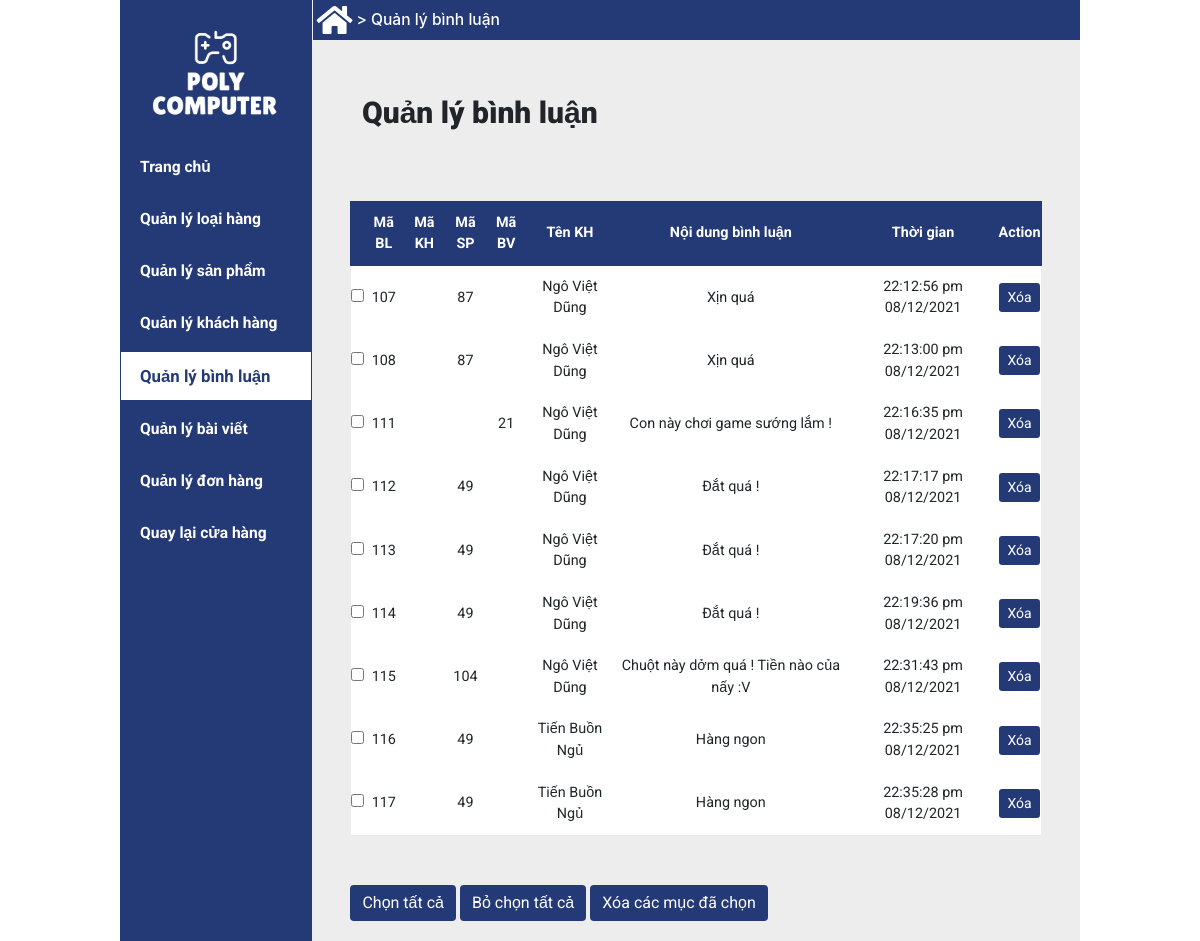
/admin/index.php?act=listbl, run on the app's committed database.
### tables this page shows
CREATE TABLE `binh_luan`  (
  `ma_binh_luan` int NOT NULL AUTO_INCREMENT,
  `ma_khach_hang` int NULL DEFAULT NULL,
  `ma_san_pham` int NULL DEFAULT NULL,
  `ma_bai_viet` int NULL DEFAULT NULL,
  `ten_khach_hang` varchar(30) NULL DEFAULT NULL,
  `noi_dung_bl` text NULL,
  `thoi_gian` varchar(30) NULL DEFAULT NULL,
  PRIMARY KEY (`ma_binh_luan`) USING BTREE,
  INDEX `lk_khachhang_binhluan`(`ma_khach_hang` ASC) USING BTREE,
  INDEX `lk_sanpham_binhluan`(`ma_san_pham` ASC) USING BTREE,
  INDEX `lk_baiviet_binhluan`(`ma_bai_viet` ASC) USING BTREE,
  CONSTRAINT `lk_baiviet_binhluan` FOREIGN KEY (`ma_bai_viet`) REFERENCES `bai_viet` (`ma_bai_viet`) ON DELETE RESTRICT ON UPDATE RESTRICT,
  CONSTRAINT `lk_khachhang_binhluan` FOREIGN KEY (`ma_khach_hang`) REFERENCES `khach_hang` (`ma_khach_hang`) ON DELETE RESTRICT ON UPDATE RESTRICT,
  CONSTRAINT `lk_sanpham_binhluan` FOREIGN KEY (`ma_san_pham`) REFERENCES `san_pham` (`ma_san_pham`) ON DELETE RESTRICT ON UPDATE RESTRICT
);

### model/pdo.php (called while the page is built, shortened)
<?php
function pdo_get_connection(){
    $dburl = "mysql:host=127.0.0.1;dbname=Duan1;charset=utf8";
    $username = 'root';
    $password = '';
    $conn = new PDO($dburl, $username, $password);
    $conn->setAttribute(PDO::ATTR_ERRMODE, PDO::ERRMODE_EXCEPTION);
    return $conn;
}
function pdo_query($sql){
    $sql_args = array_slice(func_get_args(), 1);
    try{
        $conn = pdo_get_connection();
        $stmt = $conn->prepare($sql);
        $stmt->execute($sql_args);
        $rows = $stmt->fetchAll();
        return $rows;
    }
    catch(PDOException $e){
        throw $e;
    }
    finally{
        unset($conn);
    }
}

### model/binhluan.php (called while the page is built, shortened)
<?php
function loadall_binhluan_admin(){
    $sql = "select * from binh_luan";
    $list_binhluan = pdo_query($sql);
    return $list_binhluan;
}
?>

### admin/binhluan/list.php (the view, shortened to what this page needs)
<div class="boxright">
    <div class="linkpage">
        <i class="fas fa-home fa-2x" style="color: white"></i>
        <span> > Quản lý bình luận</span>
    </div>
    <div class="boxtitle">
        <p>Quản lý bình luận</p>
    </div>
    <table>
        <tr>
            <th></th>
            <th>Mã BL</th>
            <th>Mã KH</th>
            <th>Mã SP</th>
            <th>Mã BV</th>
            <th>Tên KH</th>
            <th>Nội dung bình luận</th>
            <th>Thời gian</th>
            <th>Action</th>
        </tr>
        <?php
        foreach ($list_binhluan as $binhluan) {
            extract($binhluan);
            $xoabinhluan = "index.php?act=xoabl&id=" . $ma_binh_luan;
            echo '<tr>
                                <td><input type="checkbox"></td>
                                <td>' . $ma_binh_luan . '</td>
                                <td>' . $ma_khach_hang . '</td>
                                <td>' . $ma_san_pham . '</td>
                                <td>' . $ma_bai_viet . '</td>
                                <td>' . $ten_khach_hang . '</td>
                                <td>' . $noi_dung_bl . '</td>
                                <td>' . $thoi_gian . '</td>
                                <td>
                                    <a onclick="return delConfirm(\'' . $ma_binh_luan . '\')" href="' . $xoabinhluan . '"><input type="button" class="btn btn-primary btn-sm" value="Xóa"></a>
                                </td>
                            </tr>';
        }
        ?>
    </table>
    <div class="button" style="margin-left: auto;">
        <input class="btn btn-primary" type="button" name="click_all" value="Chọn tất cả">
        <input class="btn btn-primary" type="button" name="unclick_all" value="Bỏ chọn tất cả">
        <input class="btn btn-primary" type="button" name="del_all_click" value="Xóa các mục đã chọn">
    </div>
</div>
</body>
</html>

### view/css/style.css (style rules this page uses)
* { padding: 0;margin: 0;box-sizing: border-box; }
.boxright { width: 80%; background: rgb(237, 237, 237); display: flex; flex-direction: column; min-height: 692px; }
.linkpage { background: #243a76; width: 99.9%; display: flex; flex-direction: row; align-items: center; margin-left: 0.1%; margin-bottom: 50px; }
.linkpage i { padding: 0.5%; }
.linkpage span { font-family: -apple-system, BlinkMacSystemFont, 'Segoe UI', Roboto, Oxygen, Ubuntu, Cantarell, 'Open Sans', 'Helvetica Neue', sans-serif; font-weight: 500; font-size: 1.3vw; color: white; }
.boxtitle { font-weight: 900; font-size: 2.5vw; margin: 0 0 50px 50px; }
table { width: 90%; border-collapse:collapse; margin: 0 auto 50px auto; }
table tr th { border: 1px solid #243a76; background: #243a76; color: white; padding: 10px 0 10px 0; text-align: center; font-size: 1.2vw; }
table tr td { text-align: center; background-color: white; font-size: 1.2vw; padding: 10px 0; }
.button { width: 90%; margin: 0px auto 20px 0; }
.btn-primary { background-color: #243a76 !important; border: #243a76 !important ; }

### data on the page
binh_luan: ma_binh_luan "107", ma_san_pham "87", ten_khach_hang "Ngô Việt Dũng", noi_dung_bl "Xịn quá", thoi_gian "22:12:56 pm 08/12/2021"
binh_luan: ma_binh_luan "108", ma_san_pham "87", ten_khach_hang "Ngô Việt Dũng", noi_dung_bl "Xịn quá", thoi_gian "22:13:00 pm 08/12/2021"
binh_luan: ma_binh_luan "111", ma_bai_viet "21", ten_khach_hang "Ngô Việt Dũng", noi_dung_bl "Con này chơi game sướng lắm !", thoi_gian "22:16:35 pm 08/12/2021"
binh_luan: ma_binh_luan "112", ma_san_pham "49", ten_khach_hang "Ngô Việt Dũng", noi_dung_bl "Đắt quá !", thoi_gian "22:17:17 pm 08/12/2021"
binh_luan: ma_binh_luan "113", ma_san_pham "49", ten_khach_hang "Ngô Việt Dũng", noi_dung_bl "Đắt quá !", thoi_gian "22:17:20 pm 08/12/2021"
binh_luan: ma_binh_luan "114", ma_san_pham "49", ten_khach_hang "Ngô Việt Dũng", noi_dung_bl "Đắt quá !", thoi_gian "22:19:36 pm 08/12/2021"
binh_luan: ma_binh_luan "115", ma_san_pham "104", ten_khach_hang "Ngô Việt Dũng", noi_dung_bl "Chuột này dởm quá ! Tiền nào của nấy :V", thoi_gian "22:31:43 pm 08/12/2021"
binh_luan: ma_binh_luan "116", ma_san_pham "49", ten_khach_hang "Tiến Buồn Ngủ", noi_dung_bl "Hàng ngon", thoi_gian "22:35:25 pm 08/12/2021"
binh_luan: ma_binh_luan "117", ma_san_pham "49", ten_khach_hang "Tiến Buồn Ngủ", noi_dung_bl "Hàng ngon", thoi_gian "22:35:28 pm 08/12/2021"
